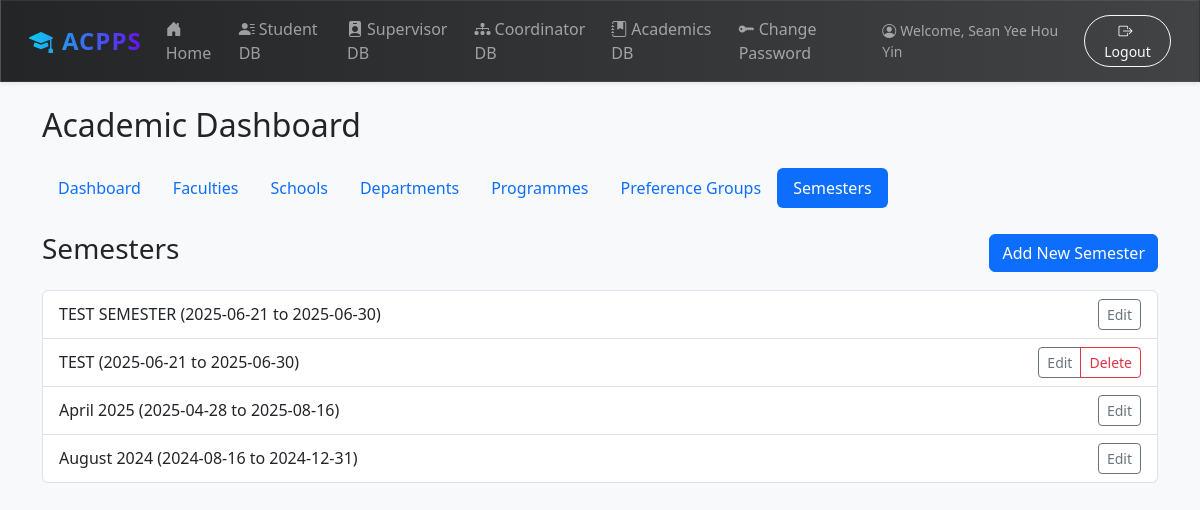
/academics/semester/ (signed in), run on an earlier commit of the app's database.
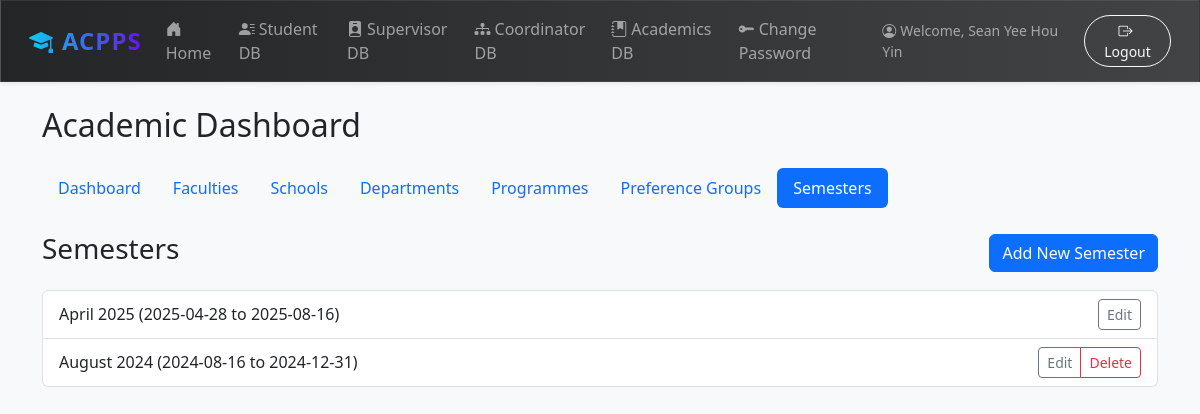
And on a later commit of the database.
### academics/models.py (models this page shows)
class Semester(models.Model):
    name = models.CharField(max_length=100)
    start_date = models.DateField()
    end_date = models.DateField()
    class Meta:
        get_latest_by = 'start_date'
        ordering = ['-start_date']
    def __str__(self):
        return f"{self.name} ({self.start_date} to {self.end_date})"

### academics/views.py (the view, shortened to what this page needs)
# urls.py: path('<str:model_name>/', AcademicAdminView.as_view(), name='admin_list'),
class AcademicAdminView(CoordinatorRequiredMixin, View):
    def dispatch(self, request, *args, **kwargs):
        model_name = kwargs.get('model_name')
        if model_name not in MODEL_CONFIG:
            raise Http404("The requested academic model does not exist.")
        self.config = MODEL_CONFIG[model_name]
        self.model = self.config['model']
        self.form_class = self.config['form']
        self.model_name_key = model_name # e.g., 'faculty'
        return super().dispatch(request, *args, **kwargs)
    def get(self, request, *args, **kwargs):
        pk = kwargs.get('pk')
        context = {
            'config': self.config,
            'model_name_key': self.model_name_key,
        }
        if pk and 'delete' in request.path:
            obj = get_object_or_404(self.model, pk=pk)
            context['object'] = obj
            return render(request, 'academics/generic_delete_confirm.html', context)
        if pk:
            obj = get_object_or_404(self.model, pk=pk)
            form = self.form_class(instance=obj)
            context['form'] = form
            context['object'] = obj
            return render(request, 'academics/generic_form.html', context)
        if 'add' in request.path:
            form = self.form_class()
            context['form'] = form
            return render(request, 'academics/generic_form.html', context)
        else:
            objects = self.model.objects.all()
            context['object_list'] = objects
            return render(request, 'academics/generic_list.html', context)

### academics/mixins.py (called while the page is built)
    def test_func(self):
        return self.request.user.is_authenticated and \
               self.request.user.groups.filter(name='Coordinator').exists()

### templates/academics/generic_list.html
{% extends "academics/academics_base.html" %}
{% block academic_content %}
    <div class="d-flex justify-content-between align-items-center mb-3">
        <h3>{{ config.plural }}</h3>
        <a href="{% url 'academics:admin_create' model_name_key %}" class="btn btn-primary">Add New {{ config.singular }}</a>
    </div>
    {% if object_list %}
        <ul class="list-group">
            {% for object in object_list %}
                <li class="list-group-item d-flex justify-content-between align-items-center">
                    {{ object }}
                    <div class="btn-group" role="group">
                        <a href="{% url 'academics:admin_update' model_name_key object.pk %}" class="btn btn-sm btn-outline-secondary">Edit</a>
                        {% if model_name_key != 'semester' or object.students.count == 0 %}
                            <a href="{% url 'academics:admin_delete' model_name_key object.pk %}" class="btn btn-sm btn-outline-danger">Delete</a>
                        {% endif %}
                    </div>
                </li>
            {% endfor %}
        </ul>
    {% else %}
        <p>No {{ config.plural|lower }} have been created yet.</p>
    {% endif %}
{% endblock %}

What changed in the data, as far as the page shows it:
removed Semester: name+start_date+end_date "TEST SEMESTER (2025-06-21 to 2025-06-30)"
removed Semester: name+start_date+end_date "TEST (2025-06-21 to 2025-06-30)", shows "Delete"
shown differently, row unchanged: Semester "August 2024 (2024-08-16 to 2024-12-31)": now shows "Delete"
